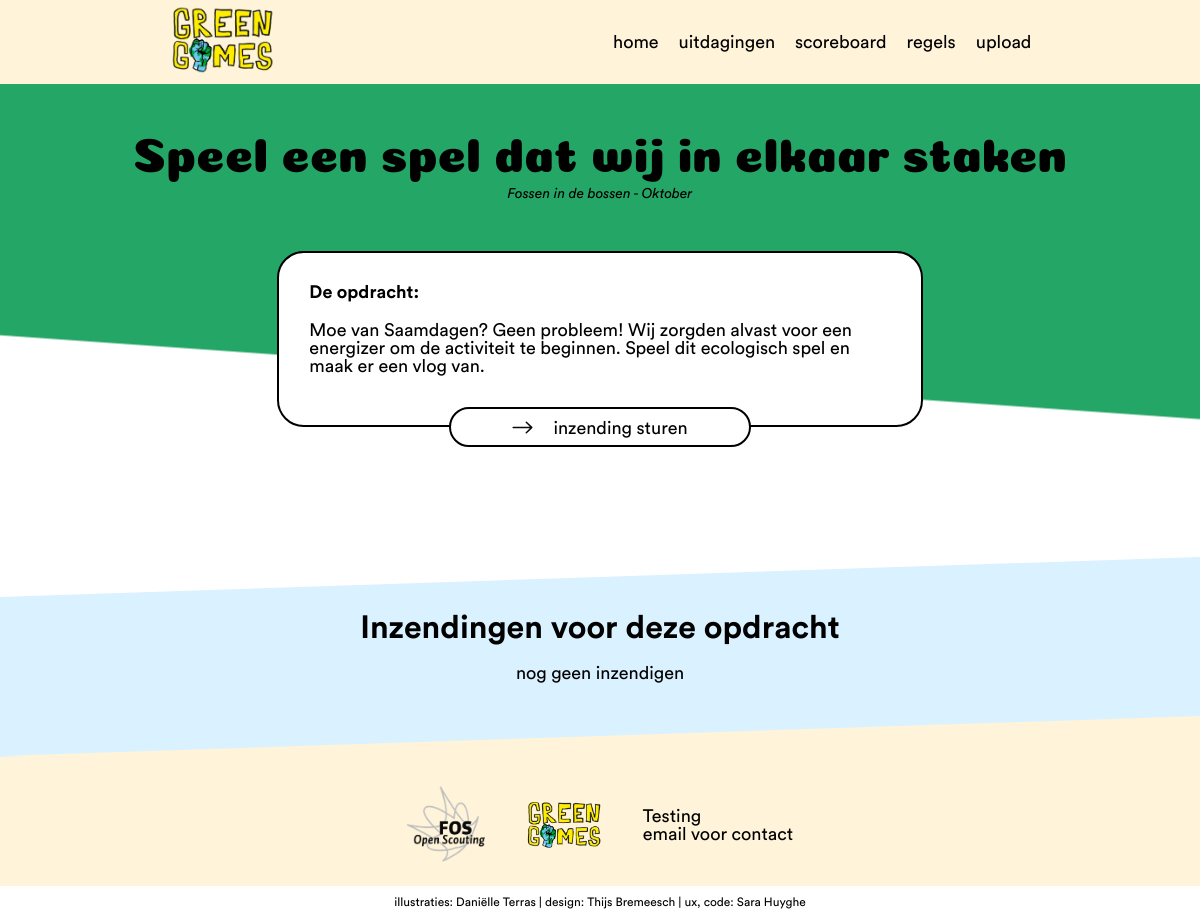
Page /index.php?page=detail&id=1 on the committed database.
### tables this page shows
CREATE TABLE `opdrachten` (
  `id` int(11) NOT NULL,
  `opdracht` varchar(200) NOT NULL,
  `uitleg` text NOT NULL,
  `linkToPDF` varchar(200) NOT NULL,
  `linkTitel` varchar(200) NOT NULL,
  `punten` int(11) NOT NULL,
  `months_id` int(11) NOT NULL
);

CREATE TABLE `months` (
  `id` int(11) NOT NULL,
  `months` varchar(200) NOT NULL,
  `title` varchar(200) NOT NULL,
  `image` varchar(200) NOT NULL,
  `beginDate` datetime NOT NULL,
  `endDate` date NOT NULL
);

### controller/Controller.php (called while the page is built, shortened)
<?php
class Controller {
  public $route;
  protected $viewVars = array();
  public function filter() {
    call_user_func(array($this, $this->route['action']));
  }
  public function render() {
    $this->createViewVarWithContent();
    $this->renderInLayout();
  }
  public function set($variableName, $value) {
    $this->viewVars[$variableName] = $value;
  }
  private function createViewVarWithContent() {
    require __DIR__ . '/../view/' . strtolower($this->route['controller']) . '/' . $this->route['action'] . '.php';
    $content = ob_get_clean();
  }
  private function renderInLayout() {
    extract($this->viewVars, EXTR_OVERWRITE);
    include __DIR__ . '/../view/layout.php';
  }
}

### index.php (called while the page is built, shortened)
<?php
$routes = array(
  'index' => array(
    'controller' => 'Inzendingen',
    'action' => 'index'
  ),
  'scoreboard' => array(
    'controller' => 'Inzendingen',
    'action' => 'scoreboard'
  ),
  'upload' => array(
    'controller' => 'Inzendingen',
    'action' => 'upload'
  ),
  'uploadVideo' => array(
    'controller' => 'Inzendingen',
    'action' => 'uploadVideo'
  ),
  'uploadFoto' => array(
    'controller' => 'Inzendingen',
    'action' => 'uploadFoto'
  ),
  'login' => array(
    'controller' => 'Users',
    'action' => 'login'
  ),
  'logout' => array(
    'controller' => 'Users',
    'action' => 'logout'
  ),
  'register' => array(
    'controller' => 'Users',
    'action' => 'register'
  ),
  'admin' => array(
    'controller' => 'Users',
    'action' => 'admin'
  )
  ,
  'opdrachten' => array(
    'controller' => 'Opdrachten',
    'action' => 'opdrachten'
  ),
  'detail' => array(
    'controller' => 'Opdrachten',
    'action' => 'detail'
  ),
  'regels' => array(
    'controller' => 'Opdrachten',
    'action' => 'regels'
  ),
);
$route = $routes[$_GET['page']];
$controllerObj = new $controllerName();
$controllerObj->route = $route;
$controllerObj->filter();
$controllerObj->render();

### controller/OpdrachtenController.php (called while the page is built, shortened)
<?php
require_once __DIR__ . '/Controller.php';
require_once __DIR__ . '/../dao/InzendingenDAO.php';
require_once __DIR__ . '/../dao/OpdrachtenDAO.php';
class OpdrachtenController extends Controller {
  function __construct() {
    $this->InzendingenDAO = new InzendingenDAO();
    $this->OpdrachtenDAO = new OpdrachtenDAO();
  }
  public function detail() {
    if(!empty($_GET['id'])) {
      $opdracht = $this->OpdrachtenDAO->selectById($_GET['id']);
      $inzendingen = $this->InzendingenDAO->selectByOpdrachtId($_GET['id']);
    }
  }
}

### dao/OpdrachtenDAO.php (called while the page is built, shortened)
<?php
class OpdrachtenDAO extends DAO {
    public function selectById($id) {
        $sql = "SELECT `opdrachten`.*, `months`.*  FROM `opdrachten` INNER JOIN `months` ON `months_id` = `months`.`id` WHERE `opdrachten`.`id` = :id";
        $stmt = $this->pdo->prepare($sql);
        $stmt->bindValue(':id', $id);
        $stmt->execute();
        return $stmt->fetch(PDO::FETCH_ASSOC);
    }
}

### dao/InzendingenDAO.php (called while the page is built, shortened)
<?php
class InzendingenDAO extends DAO {
  public function selectByOpdrachtId($id) {
    $sql = "SELECT `inzendingen`.*, `opdrachten`.`opdracht`, `opdrachten`.`punten`, `scouts`.`scouts`, `months`.`months`FROM `inzendingen` INNER JOIN `opdrachten` ON `opdracht_id` = `opdrachten`.`id` INNER JOIN `months` ON `months_id` = `months`.`id` INNER JOIN `scouts` ON `scouts_id` = `scouts`.`id` WHERE `inzendingen`.`opdracht_id` = :id AND `inzendingen`.`approved` = 0 AND `inzendingen`.`opdracht_id` != 40";
    $stmt = $this->pdo->prepare($sql);
    $stmt->bindValue(':id', $id);
    $stmt->execute();
    return $stmt->fetchAll(PDO::FETCH_ASSOC);
  }
}

### view/opdrachten/detail.php (the view, shortened to what this page needs)
<section class="firstInfo">
<section class="uitlegDetail">
<h1><?php echo $opdracht['opdracht'] ?></h1>
    <p class="infoDetail italic"><?php echo $opdracht['title'] ?> - <?php echo $opdracht['months'] ?></p>
    <div class="uitlegOpdracht">
        <div>
            <b>De opdracht:</b>
            <p><?php echo $opdracht['uitleg'] ?></p>
        </div>
        <a class="button" href="index.php?page=upload"><img src="./assets/img/arrow.svg" alt="arrow">inzending sturen</a>
    </div>
</section>
</section>
<div class="inzendingen-top-border"></div>
<section class="specialInzendignen detail">
    <h3>Inzendingen voor deze opdracht</h3>
    <div class="inzendingen">
    <?php if($inzendingen != []): ?>
        <?php foreach ($inzendingen as $inzending): ?>
        <div class="inzending">
        <?php if($inzending['image'] != ""): ?>
            <img src="<?php echo $inzending['image'];?>" alt="" width="320" height="180" class="image"/>
        <?php else: ?>
            <?php if($inzending['videoPlatform'] === "youtube"):?>
            <iframe src="https://www.youtube.com/embed/<?php echo $inzending['embed'] ?>?autoplay=0&showinfo=0&controls=0" width="320" height="180"  frameborder="0" allowfullscreen class="video"></iframe>
                <?php elseif($inzending['videoPlatform'] === "vimeo"): ?>
            <iframe src="https://player.vimeo.com/video/<?php echo $inzending['embed'] ?>?title=0&byline=0&portrait=0" width="320" height="180"  frameborder="0" allowfullscreen class="video"></iframe>
            <?php else: ?>
            <iframe src="<?php echo $inzending['video'] ?>" width="320" height="180" controls=0 frameborder="0" allowfullscreen class="video"></iframe>
              <?php endif; ?>
                <?php endif; ?>
        <div class="infoInzendingen">
            <h4><?php echo $inzending['opdracht'] ?></h4>
            <p><?php echo $inzending['scouts'] ?></p>
            <p class="italic"><?php echo $inzending['months'] ?></p>
            <a class="clickThrough" href="index.php?page=opdrachten">
                <img src="./assets/img/arrow.svg" alt="arrow">
            </a>
        </div>
    </div>
        <?php endforeach; ?>
    <?php else: ?>
        <p style="text-align:center; grid-column: 2">nog geen inzendigen</p>
    <?php endif; ?>
    </div>
</section>
<div class="inzendingen-bottom-border"></div>
<div class="footer-top-border"></div>

### view/layout.php (shortened to what this page needs)
<!DOCTYPE html>
<html lang="en" dir="ltr">
  <head>
    <link rel="stylesheet" type="text/css" href="css/reset.css">
    <link rel="stylesheet" type="text/css" href="css/style.css">
  </head>
  <body>
    <header>
      <div class="breedte">
      <a class="navbar-brand logo" href="index.php" ><img src="./assets/img/logo_GreenGames.png" alt="logo" height="70rem"></a>
      <nav>
        <ul class="menu">
          <li><a class="navbar-brand <?php if($_GET['page'] == 'index'){echo 'active';} ?>" href="index.php" >home</a></li>
          <li><a class="navbar-brand <?php if($_GET['page'] == 'opdrachten'){echo 'active';} ?>" href="index.php?page=opdrachten">uitdagingen</a></li>
          <li><a class="navbar-brand <?php if($_GET['page'] == 'scoreboard'){echo 'active';} ?>" href="index.php?page=scoreboard">scoreboard</a></li>
          <li><a class="navbar-brand <?php if($_GET['page'] == 'regels'){echo 'active';} ?>" href="index.php?page=regels">regels</a></li>
          <li><a class="navbar-brand <?php if($_GET['page'] == 'upload'){echo 'active';} ?>" href="index.php?page=upload">upload</a></li>
        </ul>
    </nav>
    </div>
    </header>
    <main>
      <?php echo $content ?>
    </main>
    <div class="footer-border"></div>
    <footer>
      <div class="container_footer">
        <a href="https://fosopenscouting.be/nl" class="opdrachtLink">
          <img src="./assets/img/logo_fos.png" alt="logo fos" width="78pt">
        </a>
        <img src="./assets/img/logo_GreenGames.png" alt="logo green games" width="78pt">
        <div>
          <p>Testing</p>
          <p>email voor contact</p>
        </div>
      </div>
      <div class="credits"><p>illustraties: Daniëlle Terras | design: Thijs Bremeesch | ux, code: Sara Huyghe</p></div>
    </footer>
  </body>
</html>

### css/style.css (style rules this page uses)
html { height: 100%; font-size: 62.5%; position: relative; background-size: cover; width: 100%; z-index: 2; }
*, *:before, *:after { box-sizing: inherit; }
.breedte { background: #FFF4DA; padding: 0.5rem 0; }
body { font-family: 'CircularStd_Regular'; font-size: 1.8rem; }
main { display: flex; align-items: center; flex-direction: column; min-height: calc(100vh - 205px); }
h1 { font-family: Coiny_Regular; font-size: 4.8rem; padding: 1.5rem 0; margin: 0; }
h3 { font-family: CircularStd_Bold; font-size: 3.2rem; }
a { color: #000; font-size: 1.8rem; border-bottom: #000 solid .2rem; text-decoration: none; padding-bottom: .1rem; }
b { font-family: CircularStd_Bold; }
li { list-style: none; }
.italic { font-family: "CircularStd_italic"; font-size: 1.4rem; }
.inzendingen { display: grid; grid-template-columns: repeat(3,240pt); grid-gap: 4rem; padding: 2rem 0rem; }
header div { display: flex; align-items: center; justify-content: space-around; }
footer { height: 70px; background-color: #FFF4DA; padding-top: 40px; display: flex; flex-direction: column; justify-content: center; text-align: center; }
.credits { background-color: white; padding: 1rem; margin-bottom: -2rem; font-size:1.2rem }
.footer-border { box-sizing: padding-box; content: ''; display: block; width: 0; height: 0; border-top: 20px solid transparent; border-left: 50vw solid #FFF4DA; border-right: 50vw solid transparent; border-bottom: 20px solid #FFF4DA; }
.inzendingen-top-border { box-sizing: padding-box; content: ''; display: block; width: 0; height: 0; border-bottom: 20px solid #DAF1FF; border-left: 50vw solid transparent; border-right: 50vw solid #DAF1FF; border-top: 20px solid transparent; }
.inzendingen-bottom-border { box-sizing: padding-box; content: ''; display: block; width: 0; height: 0; border-top: 20px solid #DAF1FF; border-right: 50vw solid transparent; border-left: 50vw solid #DAF1FF; border-bottom: 20px solid transparent; }
.footer-top-border { box-sizing: padding-box; content: ''; display: block; width: 0; height: 0; margin-top: -4.1rem; margin-bottom: -4rem; border-bottom: 20px solid #FFF4DA; border-left: 50vw solid transparent; border-right: 50vw solid #FFF4DA; border-top: 20px solid transparent; }
.container_footer { background-color: #FFF4DA; display: flex; justify-content: center; align-items: center; text-align: left; padding:2rem; }
.container_footer > img, .container_footer >a { padding-right: 4rem; }
.menu { display: flex; margin: 2rem; }
.navbar-brand { color: #000000; text-decoration: none; margin-left: 2rem; border: none; }
.specialInzendignen { display: flex; flex-direction: column; align-items: center; background-color: #DAF1FF; padding: 1.5rem 0; width: 100%; }
.firstInfo { width: 100%; background-image: linear-gradient(-176deg, #24A666 60%, white calc(60% + 2px)) }
.uitlegDetail { text-align: center; padding: 2.5rem 0 5rem 0; }
.infoDetail { grid-column: 1; font-size: 1.4rem; }
.uitlegOpdracht { width: 484pt; text-align: left; display: grid; grid-template-columns: 25% 50% 25%; grid-template-rows: 1fr repeat(2, 3rem); margin: 5rem auto; }
.uitlegOpdracht div { font-size: 1.8rem; border: solid #000 0.2rem; border-radius: 20pt; background-color: white; padding: 3rem; grid-row: 1 / 3; grid-column: 1 /4; }
.uitlegOpdracht p { padding: 2rem 0; }
.uitlegOpdracht .button { grid-row: 2 / 4; grid-column: 2 /3; background-color: #fff; }
.opdrachtLink { font-family: 'nunito_Regular', sans-serif; color: #000; text-decoration: none; border: none; }
.button { border: solid 0.2rem #000; border-radius: 20px; padding: 1rem 3rem; margin: 1rem; text-decoration: none; color: black; text-align: center; }
.button img { padding-right: 2rem; }

### rows in the picture
opdrachten: opdracht "Speel een spel dat wij in elkaar staken", months.title "Fossen in de bossen", months.months "Oktober", uitleg "Moe van Saamdagen? Geen probleem! Wij zorgden alvast voor een energizer om de activiteit te beginnen. Speel dit ecologisch spel en maak er een vlog van."
